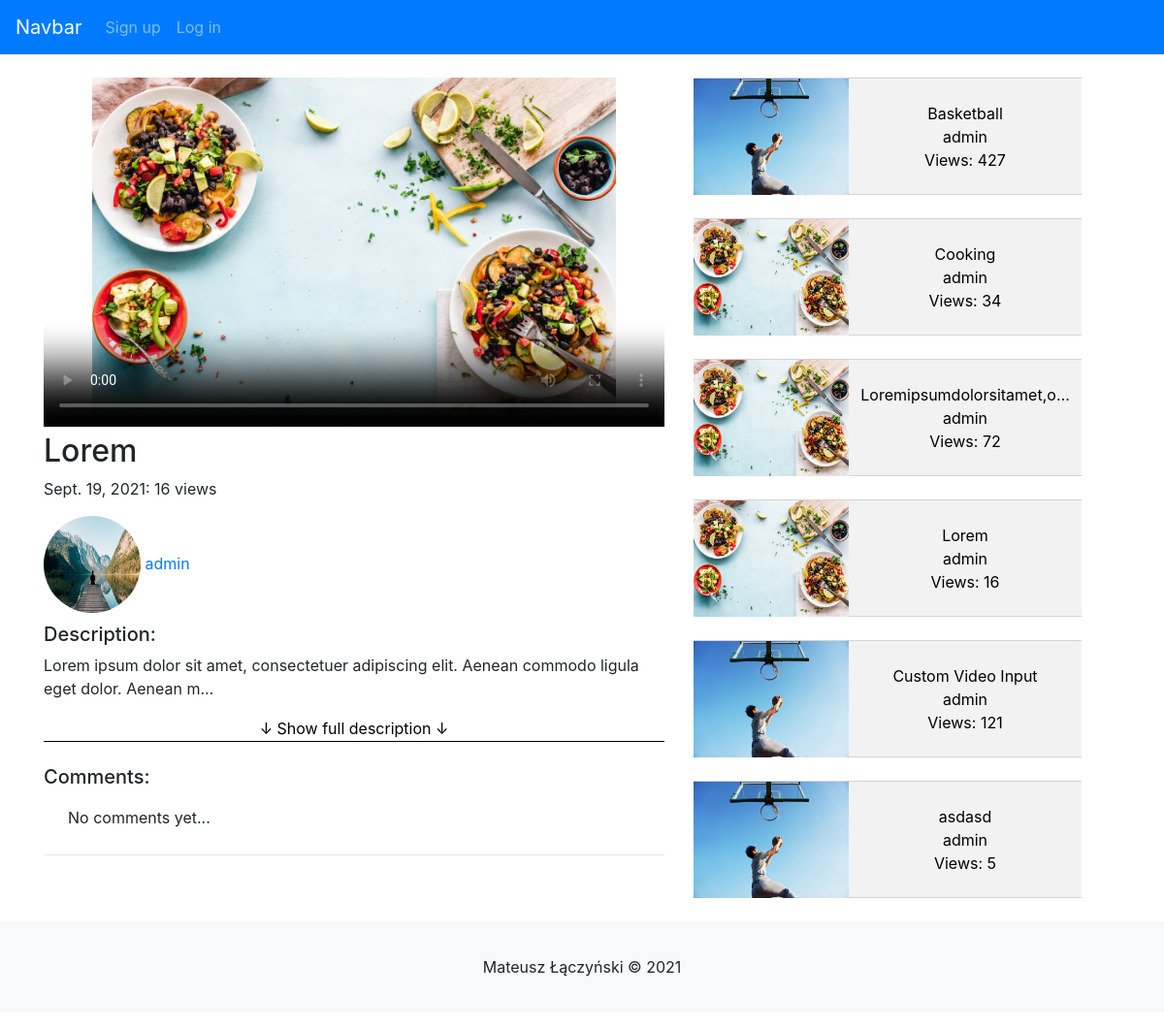
Screenshot of /watch/4-lorem/ with the database file from the repository.
### videos/models.py (models this page shows, shortened)
class Video(models.Model):
    title = models.CharField(max_length=120)
    description = models.TextField(max_length=1500)
    video = models.FileField(upload_to="videos")
    slug = models.SlugField(blank=True, null=True, unique=True)
    date = models.DateField(default=timezone.now)
    thumbnail = models.ImageField(upload_to="thumbnails")
    views = models.IntegerField(default=0)
    author = models.ForeignKey(User, on_delete=models.CASCADE, null=True,blank=True, related_name="author")
    likes = models.ManyToManyField(User, blank=True, related_name="video")
    def save(self, *args, **kwargs):
        self.slug = slugify(str(self.id) +"-"+self.title[:40])
        super(Video,self).save()
    def get_absolute_url(self):
        return f"/watch/{self.slug}/"

### profiles/models.py (models this page shows, shortened)
class Profile(models.Model):
    user = models.OneToOneField(User, on_delete=models.CASCADE)
    bio = models.TextField(blank=True, max_length=2000)
    birth_date = models.DateTimeField(null=True, blank=True)
    image = models.ImageField(upload_to="profile_pictures", default="profile_pictures/default.jpg")

### videos/views.py (the view)
# urls.py: path('watch/<slug:video_slug>/', detail, name="detail"),
def detail(request, video_slug):
    video = get_object_or_404(Video, slug=video_slug)
    video.views = video.views + 1
    video.save()
    description_length = len(video.description)
    videos = Video.objects.all()
    comments = Comment.objects.filter(video=video)
    if request.method == 'POST':
        comment_form = CommentForm(request.POST)
        if comment_form.is_valid():
            form = comment_form.save(commit=False)
            form.author = request.user
            form.video = video
            form.save()
            return HttpResponseRedirect(reverse('detail', args=[str(video.slug)]))
    else:
        comment_form = CommentForm()
    context = {
        "video": video,
        "videos": videos,
        "description_length":description_length,
        "comments": comments,
        "comment_form":comment_form,
    }
    return render(request,'detail.html', context)

### templates/detail.html (shortened to what this page needs)
{% extends "base.html"%}
{% load crispy_forms_tags %}
{% block 'content' %}
    <div class="row">
    <div class="col" style="max-width:700px;">
        <video class="video" controls poster="{{ video.thumbnail.url}}">
            <source src="{{video.video.url}}">
        </video>
        <h2 style="overflow-wrap: break-word; width: 100%;">{{video.title}}</h2>
        <p>{{video.date}}: {{video.views}} views</p>
        <a href="{% url 'profile-view' video.author %}">
            <img class="author-video-img" src="{{ video.author.profile.image.url}}">
            {{video.author}}
        </a>
            <h5 style="margin-top:10px;">Description:</h5>
            <div id="description">
                <p style="overflow-wrap: break-word; width: 100%;">{{video.description | truncatechars:101 }}</p>
                {% if description_length > 100 %}
                    <button class="description-button" onclick="showDescription('{{video.description}}')">↓ Show full description ↓</button>
                {% endif %}
            </div>
            <br>
            <h5>Comments:</h5>
            {% for comment in comments %}
                <div class="comment-card">
                    <a href="{% url 'profile-view' comment.author %}">
                        <img class="author-comment-img" src="{{ comment.author.profile.image.url}}">
                        {{comment.author}}
                    </a>
                    <p style="overflow-wrap: break-word; width: 100%;
                    padding:10px; margin-left:15px">{{comment.content}}</p>
                </div>
            {% empty %}
            <p style="padding:10px; margin-left:15px">No comments yet...</p>
            {% endfor %}
        <hr>
    </div>
        <div class="col">
            {% for video in videos %}
                <a href="{{video.get_absolute_url}}" style="text-decoration: none;">
                    <div class="video-card">
                            <img style="float: left;" src="{{video.thumbnail.url}}" width="160" height="120">
                            <p style="color:black; text-decoration: none"><br>{{video.title | truncatechars:25}}<br>
                                {{video.author}} <br>
                                Views: {{video.views}}</p>
                    </div>
                </a><br>
            {% endfor %}
        </div>
    </div>
{% endblock %}

### static/style.css (style rules this page uses)
.video { width: 640px; height:360px; }
.video-card { background-color: #f2f2f2; width: 400px; height:121px; text-align: center; border-bottom: 1px solid lightgray; border-top: 1px solid lightgray; color:#262626; }
.author-video-img { max-width:100px; max-height:100px; border-radius:50%; min-width:100px; min-height:100px; }
.description-button { background-color: white; background-color: white; border:none; border-bottom: 1px solid black; text-align: center; width: 100%; }

### rows the page displays
Video: title "Lorem", date "Sept. 19, 2021", views "16", author.profile.image (placeholder picture), author "admin", description "Lorem ipsum dolor sit amet, consectetuer adipiscing elit. Aenean commodo ligula eget dolor. Aenean m…", thumbnail (picture)
Video: thumbnail (picture), title "Basketball", author "admin", views "427"
Video: thumbnail (picture), title "Cooking", author "admin", views "34"
Video: thumbnail (picture), title "Loremipsumdolorsitamet,o…", author "admin", views "72"
Video: thumbnail (picture), title "Custom Video Input", author "admin", views "121"
Video: thumbnail (picture), title "asdasd", author "admin", views "5"
